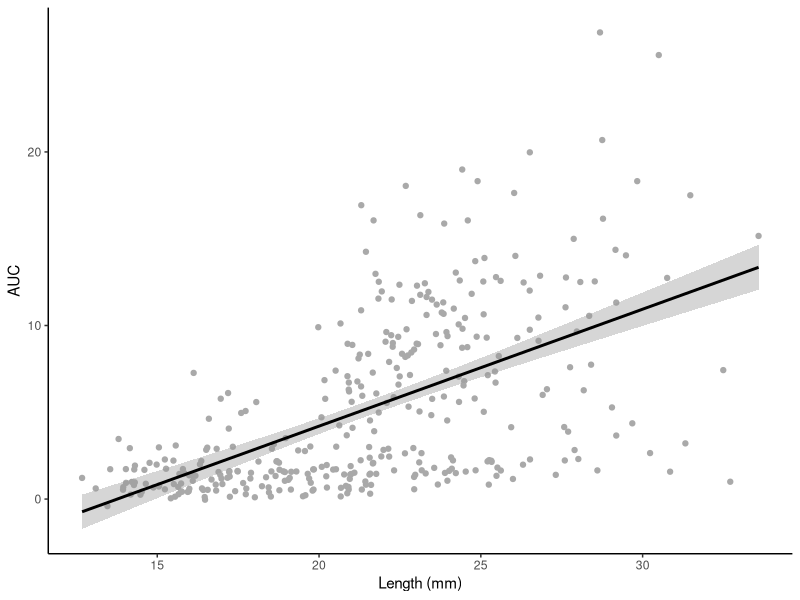
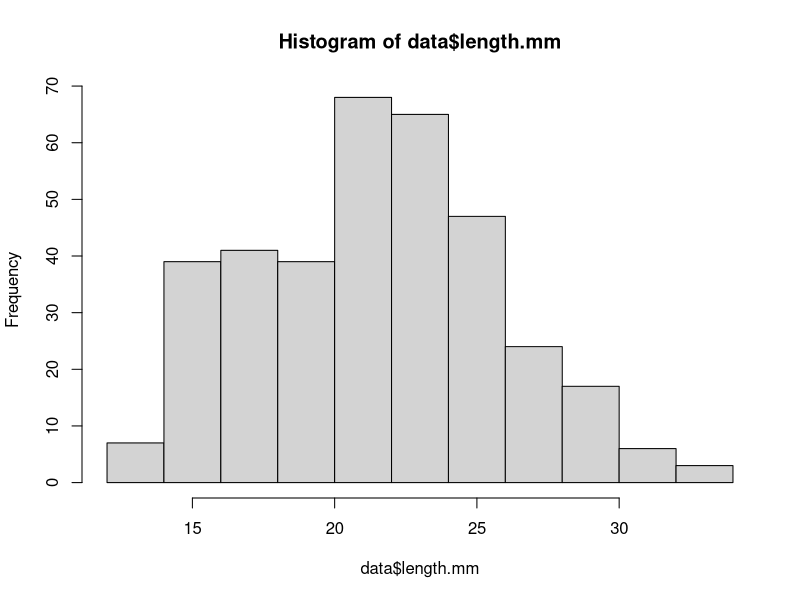
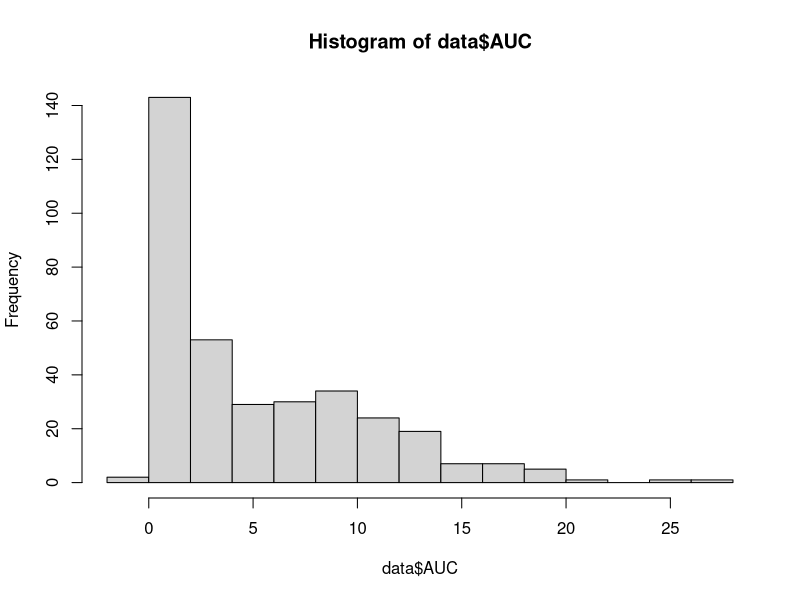
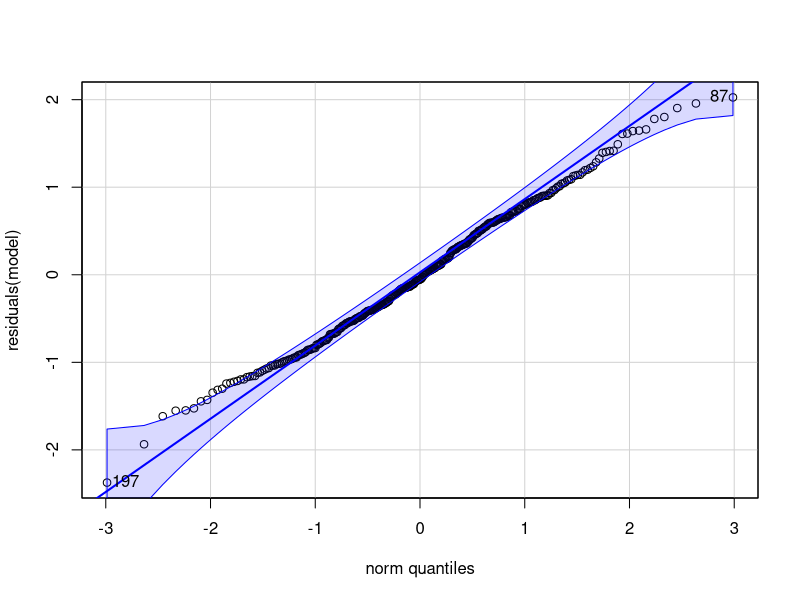
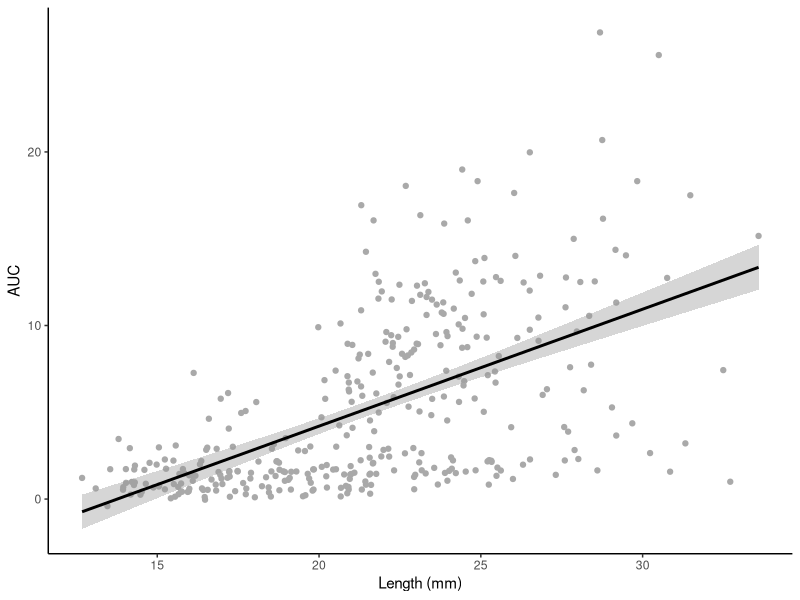

Source code (R) for these figures, in order:
## ---- chunk 1
knitr::opts_chunk$set(echo = TRUE, warning = FALSE, message = FALSE)
## ---- chunk 2
library(MASS) 
library(tidyverse)
library(ggplot2)
library(readxl)
library(cowplot)
library(lme4)
library(lmerTest)
library(car)
library(effects)
library(emmeans)
library(tools)
library(pracma)
## ---- chunk 3
data1<-read_csv("output/size/10k_seed_size.csv")%>%select(length.mm,AUC)%>%mutate(experiment="Seed (15-35 mm)")

data2<-read_csv("output/size/usda_families_size.csv")%>%select(length.mm,AUC)%>%mutate(experiment="Seed (15-25 mm)")
## ---- chunk 4
data<-rbind(data1, data2)
## ---- chunk 5
size_plot<-data%>%
  
  ggplot(data=., aes(x=length.mm, y=AUC))+
  geom_point(color="darkgray")+
  geom_smooth(aes(group=1), method="lm", colour="black")+
  xlab("Length (mm)")+
  ylab("AUC")+
  theme_classic();size_plot

ggsave(size_plot, filename="figures/testing/size_correlation.png", width=5, height=5)
## ---- chunk 6
hist(data$length.mm)
hist(data$AUC)
## ---- chunk 7
cor.test(data$AUC, data$length.mm, method="spearman")
## ---- chunk 8
model<-lm(sqrt(1+AUC) ~ length.mm, data=data )
qqPlot(residuals(model))

summary(model)
